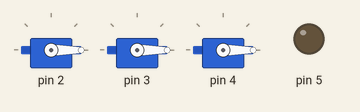
Simulated run of this sketch. Board: Arduino Uno, built with avr-gcc and run on an emulated ATmega328P. Shown: 3 × servo, output pins drawn as LEDs (lit = HIGH).

Above: at 0.05 s.
Timing chart, 0 to 3.0 s (numbered marks = the images above):
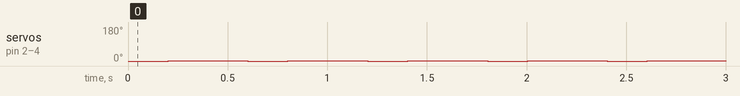

The sketch:

arduino-robotic-arm.ino
```cpp
#include "roboticArm.h"

#define pi 3.14159265

roboticArm prototypeArm(2,3,4,5,0.015,0.15,0.15);

void setup(){
}
void loop(){
    for(float i=0;i<3.14;i=i+pi/6){
    prototypeArm.setServoAngle(i,i,i);
    delay(100);
  }
}
```

roboticArm.cpp
```cpp
/*
*	roboticArm.h - Library for controlling robotic arm
*	Created by Ankur Dubey, 18 May, 2017
*/

#define pi 3.14159265

#include "Arduino.h"
#include <math.h>
#include "roboticArm.h"
#include <Servo.h>

double degree(double radian){
	return radian;
	//return 180*radian/pi;
}

roboticArm::roboticArm(
	int phiServoPin,
	int firstServoPin,
	int secServoPin,
	int electroMagnetPin,
	float length1,
	float length2,
	float length3){

	_phiServoPin=phiServoPin;
	_firstServoPin=firstServoPin;
	_secServoPin=secServoPin;
	_electroMagnetPin=electroMagnetPin;

	_length1=length1;
	_length2=length2;
	_length3=length3;

	_phiServo.attach(_phiServoPin);
	_firstServo.attach(_firstServoPin);
	_secServo.attach(_secServoPin);
	pinMode(_electroMagnetPin,OUTPUT);
}
void roboticArm::setArmPosn(double r,double theta,double phi){
	double secServoAngle=acos((_length2*_length2
														+ _length3*_length3
														- _length1*_length1
														- r*r
														+ 2*r*_length1*cos(theta))
														/ (2*_length2*_length3));
	double firstServoAngle=asin((_length3*_length3
															+ r*r
															- _length1*_length1
															- _length2*_length2)
															/ (2*sqrt(_length1*_length1*_length2*_length2
															+ r*r*_length3*_length3
															- 2*r*_length1*_length2*_length3*cos(theta+secServoAngle))))
												+asin((r*_length3*sin(theta+secServoAngle))
															/ (sqrt(_length1*_length1*_length2*_length2
															+ r*r*_length3*_length3
															- 2*r*_length1*_length2*_length3*cos(theta+secServoAngle))));
	_firstServo.write(degree(firstServoAngle));
	_secServo.write(degree(secServoAngle));
	_phiServo.write(degree(phi));
}
void roboticArm::setServoAngle(double theta1,double theta2,double theta3){
  _firstServo.write(degree(theta1));
  _secServo.write(degree(theta2));
  _phiServo.write(degree(theta3));
}
void roboticArm::setElectoMagnetState(bool state){
	digitalWrite(_electroMagnetPin,state);
}
```

roboticArm.h
```cpp
/*
*	roboticArm.h - Library for controlling robotic arm
*	Created by Ankur Dubey, 18 May, 2017
*/

#ifndef roboticArm_h
#define roboticArm_h

#include "Arduino.h"
#include <Servo.h>

class roboticArm{
	public:
		roboticArm(
			int phiServoPin,
			int firstServoPin,
			int secServoPin,
			int electroMagnetPin,
			float length1,
			float length2,
			float length3);
		void setArmPosn(double r,double theta,double phi);
    void setServoAngle(double theta1,double theta2,double theta3);
		void setElectoMagnetState(bool state);
	private:
		int _phiServoPin,_firstServoPin,_secServoPin,_electroMagnetPin;
		float _length1,_length2,_length3;
		Servo _phiServo,_firstServo,_secServo;
};

#endif
```

Measured:
- by itself, servo on pin 2–4: repeats every 0.60 s: 2° 0.20 s, 0° 0.20 s, 1° 0.20 s
